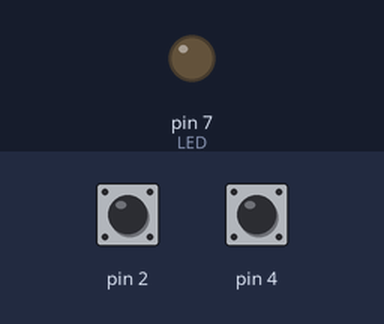
Simulated run of this sketch. Board: Arduino Uno, built with avr-gcc and run on an emulated ATmega328P. Shown: output pins drawn as LEDs (lit = HIGH). The inputs (shaded band) are chosen by the test bench; at power-on: pin 2 HIGH, pin 4 HIGH.

Above: at 1.2 s.
1.3 s: pin 2 pulled LOW for 0.15 s
At 2.1 s:
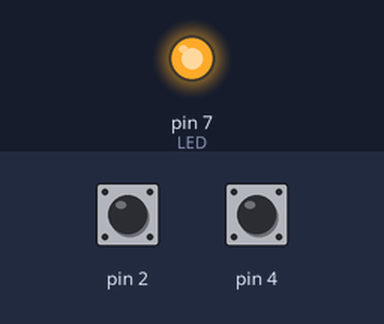
2.9 s: pin 2 pulled LOW for 1 s
At 3.4 s:
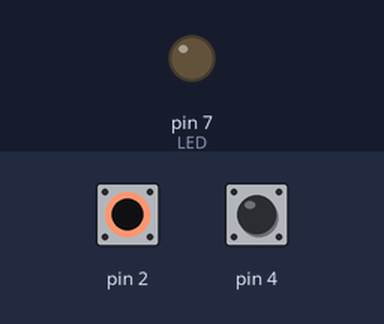
5.4 s: pin 2 pulled LOW for 3.2 s
At 6.5 s:
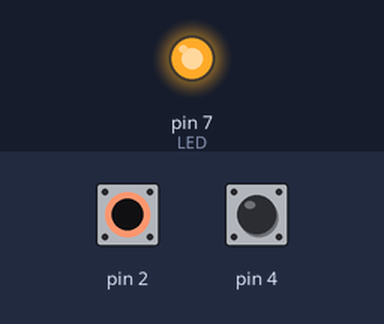
Timing chart, 0 to 8.4 s (numbered marks = the images above; inputs shaded):
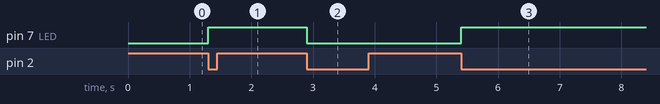

Measured:
- after the input at 1.3 s, pin 7 (LED): LOW → HIGH at once
- after the input at 2.9 s, pin 7 (LED): HIGH → LOW at once
- after the input at 5.4 s, pin 7 (LED): LOW → HIGH at once

The sketch:

lab02_task1.ino
```cpp
#define LED PD7
unsigned long lastDebounceTimeINT = 0;  // the last time the output pin was toggled
unsigned long lastDebounceTimePCINT = 0;  // the last time the output pin was toggled
unsigned long debounceDelay = 50;    // the debounce time; increase if the output flickers

ISR(INT0_vect)
{
  // cod întrerupere externă
  if (millis() - lastDebounceTimeINT > debounceDelay) {
    PORTD ^= (1 << LED);
  }

  lastDebounceTimeINT = millis();
}


ISR(PCINT2_vect) {
  // cod întrerupere de tip pin change
  // TODO
  if (millis() - lastDebounceTimePCINT > debounceDelay) {
    PORTD ^= (1 << LED);
  }

  lastDebounceTimePCINT = millis();
}

void setup_interrupts() {
  // buton 1: PD2 / INT0
  // buton 2: PD4 / PCINT20
  cli();

  // input
  DDRD &= ~(1 << PD2) & ~(1 << PD4);
  // input pullup
  PORTD |= (1 << PD2) | (1 << PD4);

  // configurare intreruperi
  // intreruperi externe
  // TODO
  EICRA |= (1 << ISC01);
  EICRA &= ~(1 << ISC00);

  // întreruperi de tip pin change (activare vector de întreruperi)
  // TODO
  PCICR |= (1 << PCIE2);

  // activare intreruperi
  // intrerupere externa
  // TODO
  EIMSK |= (1 << INT0);

  // întrerupere de tip pin change
  // TODO
  PCMSK2 |= (1 << PCINT20);

  sei();
}

void setup() {
  setup_interrupts();
  DDRD |= (1 << LED);
  PORTD &= ~(1 << LED);
}

void loop() {

}
```
